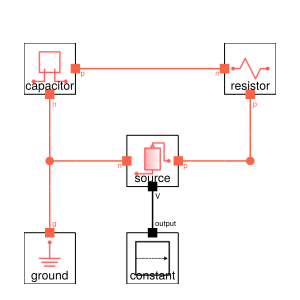

The Julia source for this figure:
using ModelingToolkit
using ModelingToolkitStandardLibrary.Electrical
using ModelingToolkitStandardLibrary.Blocks: Constant
using ModelingToolkitDesigner
using CairoMakie
using GLMakie

@component function PassThru2(;name)
    @variables t
    
    systems = @named begin
        p1 = Pin()
        p2 = Pin()
    end

    eqs = [
        connect(p1, p2)
    ]

    return ODESystem(eqs, t, [], []; name, systems)
end

@component function PassThru3(;name)
    @variables t
    
    systems = @named begin
        p1 = Pin()
        p2 = Pin()
        p3 = Pin()
    end

    eqs = [
        connect(p1, p2, p3)
    ]

    return ODESystem(eqs, t, [], []; name, systems)
end

@component function Circuit(;name)

    R = 1.0
    C = 1.0
    V = 1.0
    @variables t

    systems = @named begin
        resistor = Resistor(R = R)
        capacitor = Capacitor(C = C)
        source = Voltage()
        constant = Constant(k = V)
        ground = Ground()    
        pt2 = PassThru2()
        pt3 = PassThru3()
    end

    eqs = [
        connect(resistor.p, pt2.p1)
        connect(source.p, pt2.p2)
        connect(source.n, pt3.p2)
        connect(capacitor.n, pt3.p1)
        connect(resistor.n, capacitor.p)
        connect(ground.g, pt3.p3)
        connect(source.V, constant.output)
    ]

    # eqs = [connect(constant.output, source.V)
    #         connect(source.p, resistor.p)
    #         connect(resistor.n, capacitor.p)
    #         connect(capacitor.n, source.n, ground.g)]

    ODESystem(eqs, t, [], [];  systems, name)
end

@named rc = Circuit()

# using OrdinaryDiffEq
# sys = structural_simplify(rc)
# prob = ODEProblem(sys, Pair[], (0, 10.0))
# sol = solve(prob, Tsit5())

path = joinpath(@__DIR__, "design")
design = ODESystemDesign(rc, path)
GLMakie.set_theme!(Theme(;fontsize=12))
ModelingToolkitDesigner.view(design)

# CairoMakie.set_theme!(Theme(;fontsize=12))
# fig = ModelingToolkitDesigner.view(design, false)
# save(joinpath(@__DIR__, "electrical.svg"), fig; resolution=(400,400))
